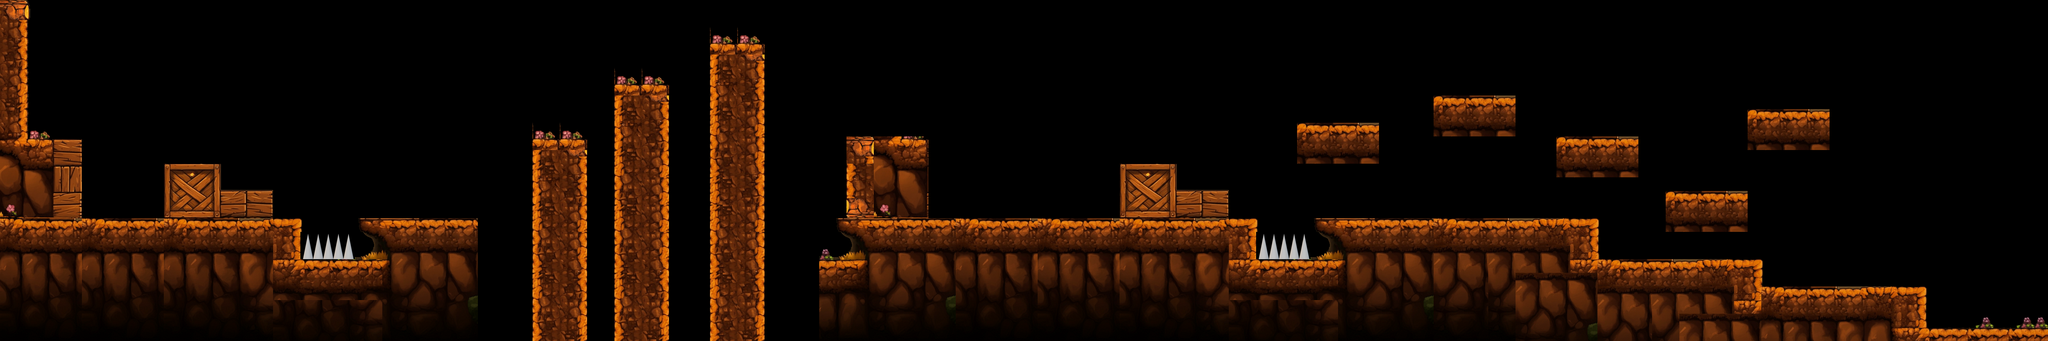

A 2D game scene composited from a Tiled map and its tileset images. What follows is a short description and the map's XML, with each tile layer's data collapsed to a summary:
An orthogonal 150x25 tile map with 40x40 px tiles, 1 tile layer (Camada de Blocos 1) and 29 objects.

<map version="1.10" tiledversion="1.11.0" orientation="orthogonal" renderorder="right-down" width="150" height="25" tilewidth="40" tileheight="40" infinite="0" nextlayerid="4" nextobjectid="33">
 <tileset firstgid="1" source="Level2.tsx" />
 <layer id="1" name="Camada de Blocos 1" width="150" height="25">
  <data>[3750 cells, 1529 non-empty, 335 distinct tile ids]</data>
 </layer>
 <objectgroup id="2" name="Rects">
  <object id="1" x="0" y="0" width="80" height="400" />
  <object id="2" x="0" y="640" width="880" height="400" />
  <object id="3" x="880" y="760" width="240" height="240" />
  <object id="4" x="1040" y="640" width="360" height="40" />
  <object id="5" x="1080" y="680" width="320" height="40" />
  <object id="6" x="1120" y="720" width="280" height="320" />
  <object id="7" x="1560" y="400" width="160" height="640" />
  <object id="8" x="1800" y="240" width="160" height="800" />
  <object id="9" x="2080" y="120" width="160" height="920" />
  <object id="10" x="2400" y="760" width="160" height="280" />
  <object id="11" x="2440" y="640" width="40" height="40" />
  <object id="12" x="2480" y="640" width="80" height="40" />
  <object id="13" x="2480" y="680" width="80" height="80" />
  <object id="14" x="2560" y="640" width="720" height="360" />
  <object id="15" x="3280" y="640" width="400" height="360" />
  <object id="16" x="3680" y="760" width="240" height="240" />
  <object id="17" x="3840" y="640" width="840" height="40" />
  <object id="18" x="3880" y="680" width="800" height="40" />
  <object id="19" x="3920" y="720" width="760" height="280" />
  <object id="20" x="4680" y="760" width="480" height="240" />
  <object id="22" x="5160" y="840" width="480" height="160" />
  <object id="24" x="5640" y="960" width="360" height="40" />
  <object id="25" x="4880" y="560" width="240" height="120" />
  <object id="26" x="5120" y="320" width="240" height="120" />
  <object id="27" x="4560" y="400" width="240" height="120" />
  <object id="28" x="4200" y="280" width="240" height="120" />
  <object id="29" x="3800" y="360" width="240" height="120" />
 </objectgroup>
 <objectgroup id="3" name="Thorns">
  <object id="31" x="3680" y="680" width="160" height="80" />
  <object id="32" x="880" y="680" width="160" height="80" />
 </objectgroup>
</map>